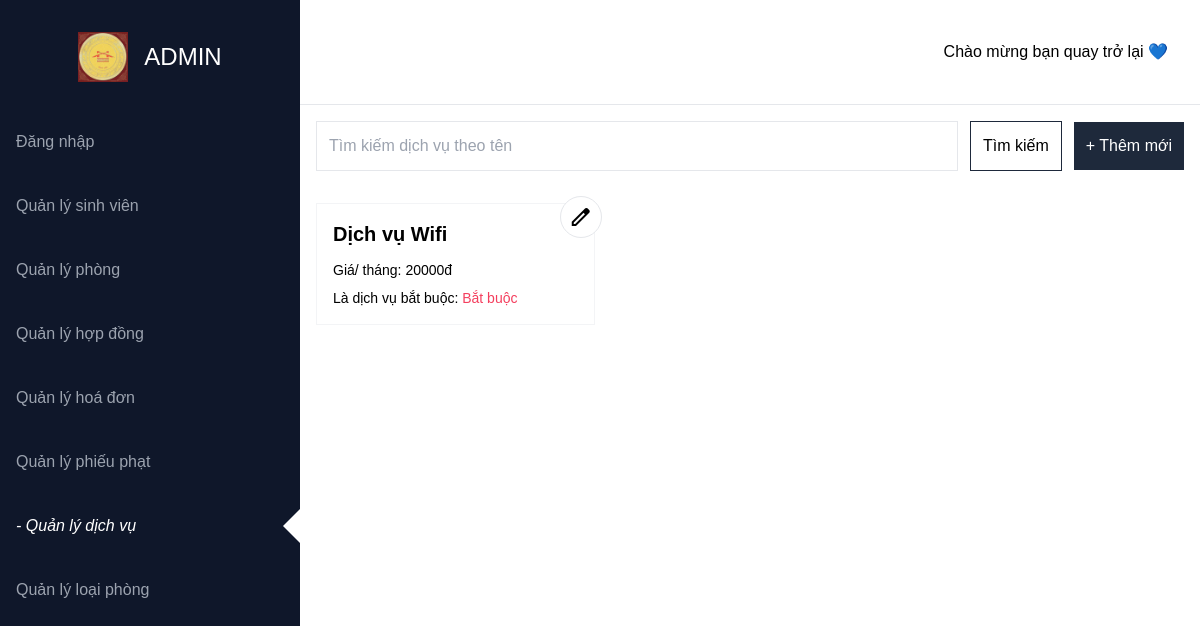
The page /QuanLyKyTucXa/services.php on the database its author committed.
### tables this page shows
CREATE TABLE `services` (
  `id` int(11) NOT NULL,
  `name` varchar(50) DEFAULT NULL,
  `isRequired` bit(1) DEFAULT b'0',
  `price` int(11) DEFAULT NULL,
  `deletedAt` date DEFAULT NULL
);

### QuanLyKyTucXa/services.php (the view, shortened to what this page needs)
<?php
    $con=mysqli_connect('localhost','root','','quanLyKyTuc1')
    or die('Lỗi kết nối');
    if(isset($_GET['find']))
        {
            $p=$_GET['p'];
            $query ="SELECT * FROM services WHERE name like '%$p%'";
            $services=mysqli_query($con,$query);
        }
        else {
            $query="SELECT * FROM services";
            $services=mysqli_query($con,$query);
        }
?>
<body>
    <div class="flex">
        <?php include_once './sidebar.php'; ?>
        <div class="flex-1 flex flex-col max-h-screen overflow-scroll">
            <div class="py-8 px-4 border-b flex justify-between">
                <button class="p-2 px-4 rounded-full hover:bg-gray-100 transition">Chào mừng bạn quay trở lại 💙</button>
            </div>
            <div class="flex-1 p-4">
                <form method="GET">
                    <div class="flex gap-3 items-center">
                        <input name="p" class="border p-3 focus:outline-none outline-none flex-1" type="text" placeholder="Tìm kiếm dịch vụ theo tên">
                        <button name="find" type="submit" class="border border-slate-800 p-3">Tìm kiếm</button>
                        <a href="http://localhost/QuanLyKyTucXa/services_add.php" class="text-white bg-slate-800 p-3">+ Thêm mới</a>
                    </div>
                </form>
                <?php
            if (mysqli_num_rows($services) == 0) {
                echo '<div class="h-[60vh] grid place-items-center">Hiện tại không có dịch vụ nào trong danh sách.</div>';
            } else {
                echo '<div class="grid grid-cols-3 gap-4 pt-4">';
                while ($service = mysqli_fetch_array($services)) {
                    $isRequired = $service['isRequired'];
                ?>
                    <div class="border border-gray-100 p-4 text-sm relative">
                        <a href="http://localhost/QuanLyKyTucXa/services_edit.php?ma=<?php echo $service['id'] ?>" class="material-symbols-outlined absolute -top-2 -right-2 p-2 border bg-white rounded-full hover:bg-slate-800 hover:text-white duration-200">
                        </a>
                        <h1 class="text-xl font-semibold">
                            Dịch vụ <?php echo $service['name'] ?>
                        </h1>
                        <p class="mt-3 mb-2">Giá/ tháng: <?php echo $service['price'] ?>đ</p>
                        <p>Là dịch vụ bắt buộc: <span class="<?php echo $isRequired ? 'text-rose-500' : '' ?>"> <?php echo $isRequired ? 'Bắt buộc' : 'Không bắt buộc' ?> </span> </p>
                    </div>
                <?php
                }
                echo '</div>';
            }
            ?>
            </div>
        </div>
    </div>
</body>

### QuanLyKyTucXa/style/style.css (style rules this page uses)
body { font-family: "Lucida Sans", "Lucida Sans Regular", "Lucida Grande", "Lucida Sans Unicode", Geneva, Verdana, sans-serif; }

### rows shown on the page
services: name "Wifi", price "20000", isRequired "Bắt buộc"

### other values the page prints
$item["label"] "Đăng nhập"
$item["label"] "Quản lý sinh viên"
$item["label"] "Quản lý phòng"
$item["label"] "Quản lý hợp đồng"
$item["label"] "Quản lý hoá đơn"
$item["label"] "Quản lý phiếu phạt"
$item["label"] "Quản lý dịch vụ"
$item["label"] "Quản lý loại phòng"
